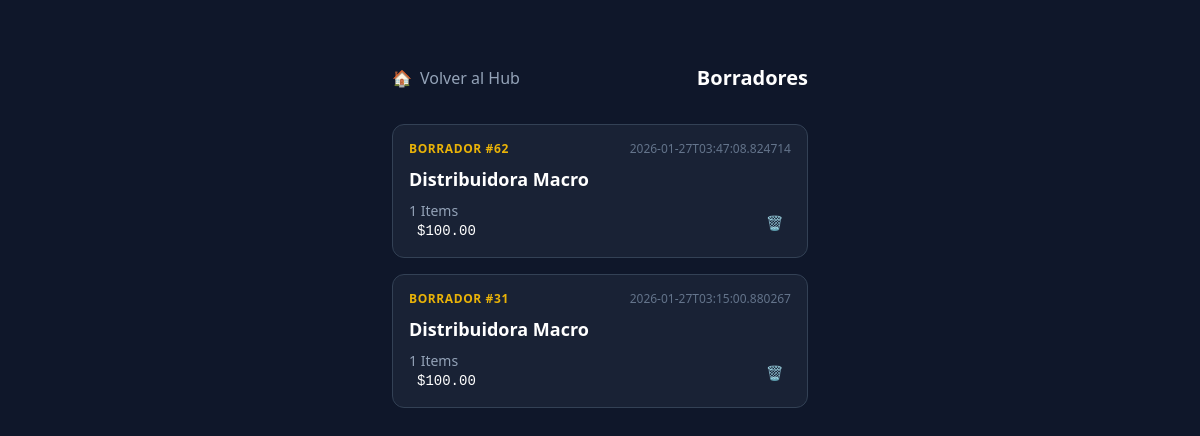
Page /drafts on the committed database.
### models.py (models this page shows, shortened)
class Provider(db.Model):
    __tablename__ = 'providers'
    id = db.Column(db.Integer, primary_key=True)
    name = db.Column(db.String(100), nullable=False)
    normalized_name = db.Column(db.String(100)) # For duplicate detection
    category = db.Column(db.String(50)) # e.g. Lácteos, Varios
    created_at = db.Column(db.DateTime, default=datetime.utcnow)
    address = db.Column(db.String(200))
    phone = db.Column(db.String(50))
    email = db.Column(db.String(100))
    notes = db.Column(db.String(500))

class Purchase(db.Model):
    __tablename__ = 'purchases'
    id = db.Column(db.Integer, primary_key=True)
    provider_id = db.Column(db.Integer, db.ForeignKey('providers.id'), nullable=False)
    date = db.Column(db.DateTime, default=datetime.utcnow)
    total_amount = db.Column(db.Float, nullable=False)
    invoice_number = db.Column(db.String(50))
    notes = db.Column(db.String(500))
    status = db.Column(db.String(20), default='draft') # 'draft', 'confirmed', 'cancelled'
    provider = db.relationship('Provider', backref='purchases')
    lines = db.relationship('PurchaseLine', backref='purchase', lazy=True, cascade="all, delete-orphan")
    def to_dict(self):
        return {
            'id': self.id,
            'provider_id': self.provider_id,
            'provider_name': self.provider.name if self.provider else "Unknown",
            'date': self.date.isoformat(),
            'total_amount': self.total_amount,
            'invoice_number': self.invoice_number,
            'notes': self.notes,
            'status': self.status,
            'lines': [l.to_dict() for l in self.lines]
        }

### app.py (the view)
@app.route('/drafts')
def drafts_list():
    drafts = Purchase.query.filter_by(status='draft').order_by(Purchase.date.desc()).all()
    return render_template('drafts.html', drafts=[d.to_dict() for d in drafts])

### models.py (called while the page is built)
    def to_dict(self):
        return {
            'id': self.id,
            'catalog_item_id': self.catalog_item_id,
            'catalog_item_name': self.catalog_item_name,
            'quantity': self.quantity,
            'unit_cost': self.unit_cost,
            'total_cost': self.total_cost,
            'is_new_item': self.is_new_item,
            'temp_category': self.temp_category
        }

### templates/drafts.html (shortened to what this page needs)
{% extends "base.html" %}
{% block content %}
<div class="space-y-6 animate-fade-in-down">
    <div class="flex items-center justify-between pt-6 pb-2">
        <a href="/" class="text-slate-400 hover:text-white transition-colors flex items-center gap-2">
            <span>🏠</span> Volver al Hub
        </a>
        <h2 class="text-xl font-bold text-white">Borradores</h2>
    </div>
    <div class="space-y-4">
        {% for d in drafts %}
        <div onclick="window.location.href='/review/{{ d.id }}'"
            class="glass p-4 rounded-xl border border-slate-700 hover:border-yellow-500 cursor-pointer transition-all group">
            <div class="flex justify-between items-center mb-2">
                <span class="text-yellow-500 font-bold text-xs uppercase tracking-wider">Borrador #{{ d.id }}</span>
                <span class="text-slate-500 text-xs">{{ d.date }}</span>
            </div>
            <h3 class="text-lg font-bold text-white group-hover:text-yellow-400 transition-colors">{{ d.provider_name }}
            </h3>
            <div class="flex justify-between mt-2 text-sm text-slate-400 items-end">
                <div>
                    <span>{{ d.lines|length }} Items</span>
                    <span class="font-mono text-white ml-2 block">${{ "%.2f"|format(d.total_amount) }}</span>
                </div>
                <button onclick="event.stopPropagation(); deleteDraft({{ d.id }})"
                    class="text-red-500 hover:text-red-400 p-2 hover:bg-slate-700 rounded-full transition-all">
                    🗑
                </button>
            </div>
        </div>
        {% endfor %}
    </div>
</div>
{% endblock %}

### templates/base.html (style rules this page uses)
body { font_family: 'Inter', sans-serif; background-color: #0f172a; color: #f8fafc; }
.glass { background: rgba(30, 41, 59, 0.7); backdrop-filter: blur(10px); border: 1px solid rgba(255, 255, 255, 0.1); }

### rows in the picture
Provider: provider_name "Distribuidora Macro" "Distribuidora Macro"
Purchase: total_amount "100.00"
Purchase: total_amount "100.00"

### other values in the picture
{{ d.id }} "62" "31"
{{ d.date }} "2026-01-27T03:47:08.824714" "2026-01-27T03:15:00.880267"
{{ d.lines|length }} "1" "1"
